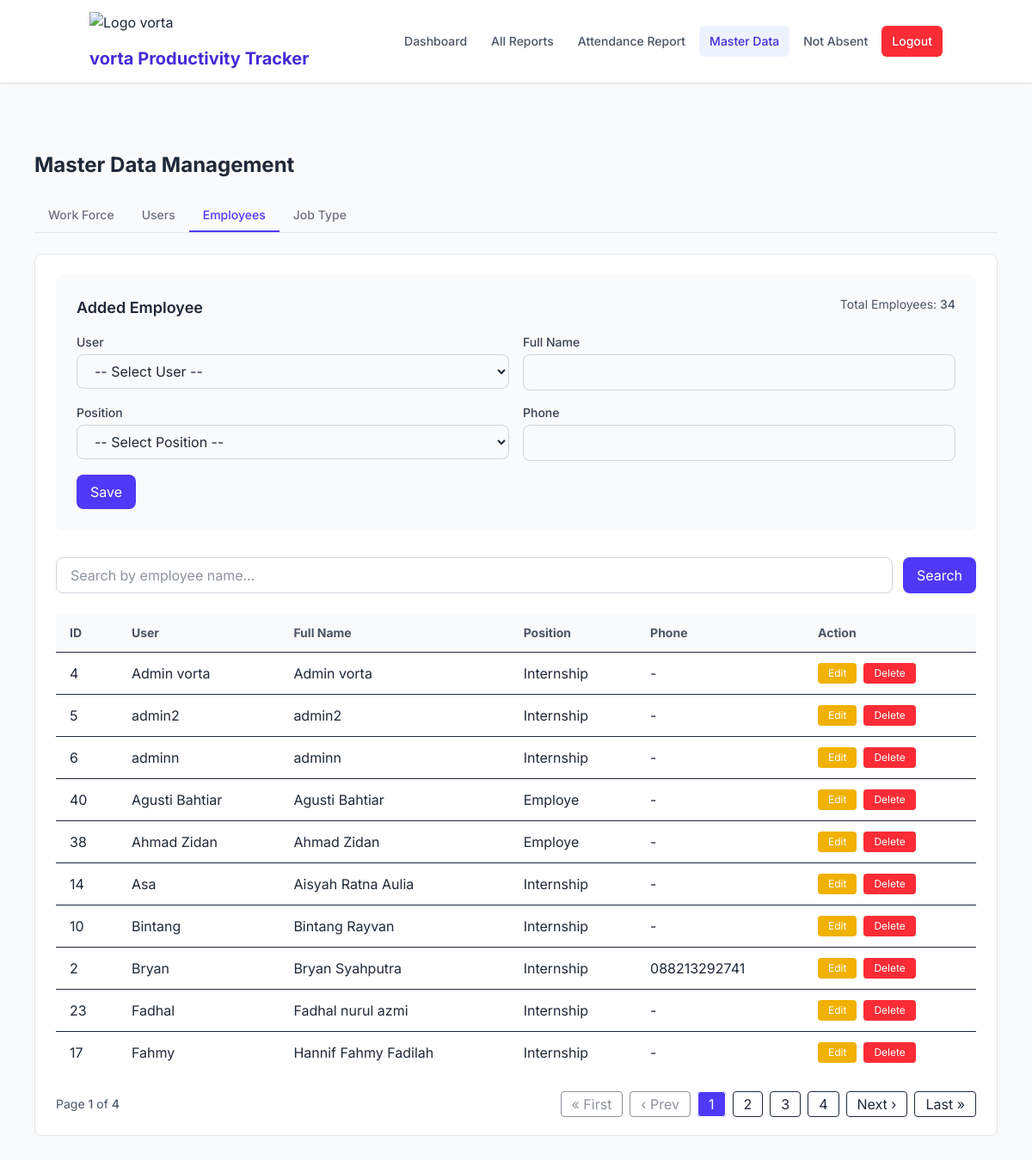
The app's page /admin_master_data.php?tab=employees (signed in) with its own data.
### tables this page shows
CREATE TABLE `employees` (
  `employee_id` int(11) NOT NULL,
  `user_id` int(11) NOT NULL,
  `name` varchar(100) NOT NULL,
  `position` enum('Employe','Internship','President Director','Research and Development Manager') NOT NULL,
  `phone` varchar(20) DEFAULT NULL,
  `created_at` timestamp NOT NULL DEFAULT current_timestamp(),
  `updated_at` timestamp NOT NULL DEFAULT current_timestamp() ON UPDATE current_timestamp(),
  `workforce_id` int(11) DEFAULT NULL
);

CREATE TABLE `users` (
  `user_id` int(11) NOT NULL,
  `name` varchar(100) NOT NULL,
  `email` varchar(120) NOT NULL,
  `password_hash` varchar(255) NOT NULL,
  `role` enum('admin','staff') NOT NULL DEFAULT 'staff',
  `is_active` tinyint(1) NOT NULL DEFAULT 1,
  `created_at` timestamp NOT NULL DEFAULT current_timestamp()
);

### public/admin_master_data/employees.php (the view, shortened to what this page needs)
<?php
require_once __DIR__ . '/../../lib/db.php';
$search = trim($_GET['search'] ?? '');
$perPage = 10;
$page = max(1, (int)($_GET['page'] ?? 1));
$offset = ($page - 1) * $perPage;
$where = [];
$whereSql = !empty($where) ? "WHERE " . implode(" AND ", $where) : "";
$totalSql = "SELECT COUNT(*) AS cnt FROM employees e $whereSql";
$totalStmt = $pdo->prepare($totalSql);
$totalStmt->execute();
$totalRow = $totalStmt->fetch();
$totalEmployees = (int)($totalRow['cnt'] ?? 0);
$totalPages = (int)ceil($totalEmployees / $perPage);
$sql = "
    SELECT e.employee_id, e.employee_id, e.user_id, e.name, e.position, e.phone, u.name as user_name
    FROM employees e
    JOIN users u ON u.user_id = e.user_id
    $whereSql
    ORDER BY u.name
    LIMIT ? OFFSET ?
";
$stmt = $pdo->prepare($sql);
$index = 1;
$stmt->bindValue($index++, $perPage, PDO::PARAM_INT);
$stmt->bindValue($index, $offset, PDO::PARAM_INT);
$stmt->execute();
$employees = $stmt->fetchAll(PDO::FETCH_ASSOC);
function page_url($p)
{
  $q = $_GET;
  $q['page'] = $p;
  return 'admin_master_data.php?' . http_build_query($q);
}
?>
<div class="bg-gray-50 p-6 rounded-lg mb-8">
  <div class="flex flex-row justify-between">
    <h2 class="text-lg font-semibold text-gray-800 mb-4" id="emp-form-title">
      Added Employee
    </h2>
    <div class="text-sm text-gray-600">Total Employees: <span class="font-medium"><?= $totalEmployees ?></span></div>
  </div>
  <form method="POST">
    <div class="grid grid-cols-1 md:grid-cols-2 gap-4 mb-4">
      <div>
        <label class="block text-sm font-medium text-gray-700 mb-1">User</label>
        <select name="user_id" id="user_id" class="w-full px-4 py-2 border border-gray-300 rounded-lg" required>
          <option value="">-- Select User --</option>
        </select>
      </div>
      <div>
        <label class="block text-sm font-medium text-gray-700 mb-1">Full Name</label>
        <input type="text" name="name" id="emp-name" required class="w-full px-4 py-2 border border-gray-300 rounded-lg">
      </div>
      <div>
        <label class="block text-sm font-medium text-gray-700 mb-1">Position</label>
        <select name="position" id="emp-position" class="w-full px-4 py-2 border border-gray-300 rounded-lg" required>
          <option value="">-- Select Position --</option>
        </select>
      </div>
      <div>
        <label class="block text-sm font-medium text-gray-700 mb-1">Phone</label>
        <input type="text" name="phone" id="emp-phone" class="w-full px-4 py-2 border border-gray-300 rounded-lg">
      </div>
    </div>
    <div class="flex gap-3">
      <button type="submit" class="px-4 py-2 bg-indigo-600 text-white rounded-lg hover:bg-indigo-700">
        Save
      </button>
    </div>
  </form>
</div>
<div class="mb-6">
  <form method="GET" class="flex flex-col sm:flex-row gap-3">
    <input
      type="text"
      name="search"
      value="<?= htmlspecialchars($search) ?>"
      placeholder="Search by employee name..."
      class="flex-1 px-4 py-2 border border-gray-300 rounded-lg focus:ring-2 focus:ring-indigo-500 focus:border-indigo-500" />
    <button type="submit" class="px-4 py-2 bg-indigo-600 text-white rounded-lg hover:bg-indigo-700">
      Search
    </button>
  </form>
</div>
<div class="overflow-x-auto">
  <table class="w-full min-w-[800px]">
    <thead class="bg-gray-50 border-b">
      <tr class="text-left text-sm text-gray-600">
        <th class="px-4 py-3">ID</th>
        <th class="px-4 py-3">User</th>
        <th class="px-4 py-3">Full Name</th>
        <th class="px-4 py-3">Position</th>
        <th class="px-4 py-3">Phone</th>
        <th class="px-4 py-3">Action</th>
      </tr>
    </thead>
    <tbody class="divide-y">
      <?php if (empty($employees)): ?>
        <tr>
          <td colspan="6" class="px-4 py-6 text-center text-gray-500">Tidak ada employee ditemukan.</td>
        </tr>
      <?php else: ?>
        <?php foreach ($employees as $e): ?>
          <tr class="hover:bg-gray-50">
            <td class="px-4 py-3"><?= htmlspecialchars($e['employee_id'] ?? '-') ?></td>
            <td class="px-4 py-3"><?= htmlspecialchars($e['user_name']) ?></td>
            <td class="px-4 py-3"><?= htmlspecialchars($e['name']) ?></td>
            <td class="px-4 py-3"><?= htmlspecialchars($e['position'] ?? '-') ?></td>
            <td class="px-4 py-3"><?= htmlspecialchars($e['phone'] ?? '-') ?></td>
            <td class="px-4 py-3">
              <div class="flex gap-2">
                <button
                  onclick='editEmployee(<?= (int)$e['employee_id'] ?>, <?= (int)$e['user_id'] ?>, <?= json_encode($e['name']) ?>, <?= json_encode($e['position'] ?? '') ?>, <?= json_encode($e['phone'] ?? '') ?>)'
                  class="px-3 py-1 bg-yellow-500 text-white rounded text-xs hover:brightness-95">
                  Edit
                </button>
                <button
                  onclick='confirmDeleteEmployee(<?= (int)$e['employee_id'] ?>, <?= json_encode($e['name']) ?>)'
                  class="px-3 py-1 bg-red-500 text-white rounded text-xs hover:brightness-95">
                  Delete
                </button>
              </div>
            </td>
          </tr>
        <?php endforeach; ?>
      <?php endif; ?>
    </tbody>
  </table>
</div>
<?php if ($totalPages > 1): ?>
  <nav class="mt-6 flex flex-col md:flex-row items-center justify-between gap-4">
    <div class="text-sm text-gray-600">
      Page <span class="font-medium"><?= $page ?></span> of <span class="font-medium"><?= $totalPages ?></span>
    </div>
    <ul class="flex flex-wrap items-center gap-2">
      <li>
        <a href="<?= $page > 1 ? page_url(1) : 'javascript:void(0)' ?>"
          class="px-3 py-1 rounded border <?= $page > 1 ? 'hover:bg-gray-100' : 'opacity-50 cursor-not-allowed' ?>">
          <span class="hidden sm:inline">&laquo; First</span>
        </a>
      </li>
      <li>
        <a href="<?= $page > 1 ? page_url($page - 1) : 'javascript:void(0)' ?>"
          class="px-3 py-1 rounded border <?= $page > 1 ? 'hover:bg-gray-100' : 'opacity-50 cursor-not-allowed' ?>">
          <span class="hidden sm:inline">&lsaquo; Prev</span>
        </a>
      </li>
      <?php
      $start = max(1, $page - 2);
      $end   = min($totalPages, $page + 2);
      for ($p = $start; $p <= $end; $p++): ?>
        <li>
          <a href="<?= page_url($p) ?>"
            class="px-3 py-1 rounded border <?= $p === $page ? 'bg-indigo-600 text-white' : 'hover:bg-gray-100' ?>">
            <?= $p ?>
          </a>
        </li>
      <?php endfor;
      if ($end < $totalPages) {
        echo '<li><a class="px-3 py-1 rounded border hover:bg-gray-100" href="' . page_url($totalPages) . '">' . $totalPages . '</a></li>';
      }
      ?>
      <li>
        <a href="<?= $page < $totalPages ? page_url($page + 1) : 'javascript:void(0)' ?>"
          class="px-3 py-1 rounded border <?= $page < $totalPages ? 'hover:bg-gray-100' : 'opacity-50 cursor-not-allowed' ?>">
          <span class="hidden sm:inline">Next &rsaquo;</span>
        </a>
      </li>
      <li>
        <a href="<?= $page < $totalPages ? page_url($totalPages) : 'javascript:void(0)' ?>"
          class="px-3 py-1 rounded border <?= $page < $totalPages ? 'hover:bg-gray-100' : 'opacity-50 cursor-not-allowed' ?>">
          <span class="hidden sm:inline">Last &raquo;</span>
        </a>
      </li>
    </ul>
  </nav>
<?php endif; ?>

### public/header.php (style rules this page uses)
body { font-family: 'Inter', sans-serif; }

### records on screen
employees: employee_id "4", user.name "Admin vorta", name "Admin vorta", position "Internship", phone "-"
employees: employee_id "5", user.name "admin2", name "admin2", position "Internship", phone "-"
employees: employee_id "6", user.name "adminn", name "adminn", position "Internship", phone "-"
employees: employee_id "40", user.name "Agusti Bahtiar", name "Agusti Bahtiar", position "Employe", phone "-"
employees: employee_id "38", user.name "Ahmad Zidan", name "Ahmad Zidan", position "Employe", phone "-"
employees: employee_id "14", user.name "Asa", name "Aisyah Ratna Aulia", position "Internship", phone "-"
employees: employee_id "10", user.name "Bintang", name "Bintang Rayvan", position "Internship", phone "-"
employees: employee_id "2", user.name "Bryan", name "Bryan Syahputra", position "Internship", phone "088213292741"
employees: employee_id "23", user.name "Fadhal", name "Fadhal nurul azmi", position "Internship", phone "-"
employees: employee_id "17", user.name "Fahmy", name "Hannif Fahmy Fadilah", position "Internship", phone "-"

### other values on screen
$totalEmployees "34"
$page "1"
$totalPages "4"
